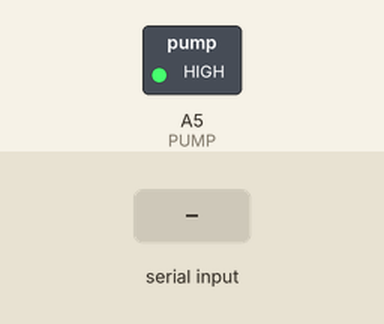
The sketch below on a simulated Arduino Uno, built with avr-gcc and run on an emulated ATmega328P. Shown: switched loads named in the sketch (green lamp = pin HIGH). The inputs (shaded band) are chosen by the test bench.

Above: at 1.2 s.
1.3 s: "A" received over Serial
At 1.7 s:
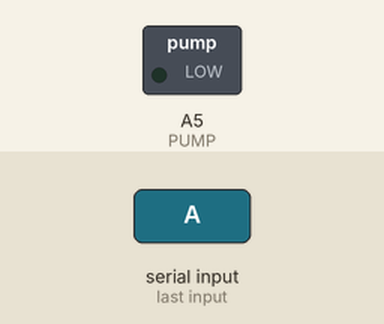
Timing chart, 0 to 4.3 s (numbered marks = the images above; inputs shaded):
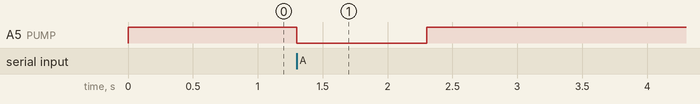

Measured:
- after the input at 1.3 s, A5 (PUMP): HIGH → LOW at once, → HIGH 1.0 s later

The sketch:

_8maze.ino
```cpp
#define PUMP A5

int last = 0;

void setup() {
pinMode(PUMP, OUTPUT);
digitalWrite(PUMP, HIGH);
Serial.begin(9600);
}

void loop() {
  if (Serial.available()) {
    char c = Serial.read();
    if ((c == 'A') && (last != 1)) {
      digitalWrite(PUMP, LOW);
      last = 1;
      delay(1000);
    }
    if ((c == 'B') && (last != 2)) {
      digitalWrite(PUMP, LOW);
      last = 2;
      delay(1000);
    }
    digitalWrite(PUMP, HIGH);
  }
}
```
